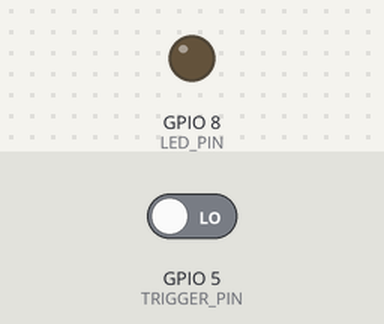
The sketch below on a simulated ESP32-C3. On the bench: output pins drawn as LEDs (lit = HIGH). Dashed ring = blinking. The inputs (shaded band) are chosen by the test bench; at power-on: GPIO 5 (TRIGGER_PIN) LOW.

Above: at 0.6 s.
At 1.2 s:
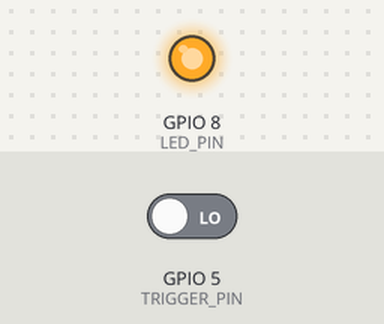
1.3 s: GPIO 5 (TRIGGER_PIN) driven HIGH
At 1.75 s:
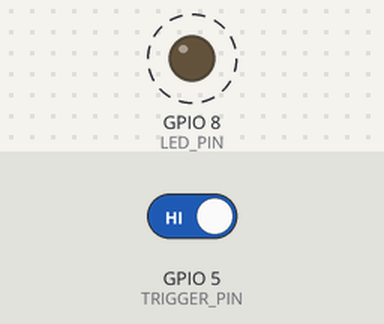
Timing chart, 0 to 10.3 s (numbered marks = the images above; inputs shaded):
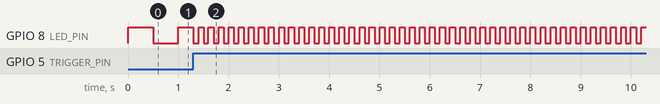

Measured:
- after the input at 1.3 s, GPIO 8 (LED_PIN): alternates HIGH for 0.10 s and LOW for 0.10 s, starting at once

The sketch:

esp32_sao_blinker.ino
```cpp
// ESP32 SAO "blinker": runs on its own ESP32 (C3/S3/plain), powered from the
// badge's SAO header, and listens for commands from the badge.
//
//  - I2C target (slave) at 0x42. Badge writes 1 byte = mode:
//        0 off, 1 on, 2 slow blink, 3 fast blink
//    Badge reads 1 byte = current mode.
//  - TRIGGER_PIN is wired to the SAO's GPIO1 pin. Each rising edge from the
//    badge advances the mode too (no I2C needed).
//
// Arduino IDE: install "esp32 by Espressif Systems" (core 3.x), pick your board,
// flash over the ESP32's own USB *while it is NOT plugged into the badge*.
//
// SAO header (badge side, 2x3, 2.54 mm):  3V3  GND  SDA  SCL  GPIO1  GPIO2

#include <Wire.h>

// ---- change these for your board ----
#define I2C_ADDR     0x42
#define SDA_PIN      6      // to SAO SDA  (badge GPIO17)
#define SCL_PIN      7      // to SAO SCL  (badge GPIO18)
#define TRIGGER_PIN  5      // to SAO GPIO1 (badge GPIO2 / 4 / 7 depending on header)
#define LED_PIN      8      // ESP32-C3 SuperMini onboard LED; or any LED + 330R
#define LED_ACTIVE_LOW true // SuperMini LED is active-low
// --------------------------------------

volatile uint8_t mode = 2;   // start in slow blink so you can see it's alive

void onReceive(int len) {
  while (Wire.available()) mode = Wire.read() % 4;
}

void onRequest() {
  Wire.write(mode);
}

void IRAM_ATTR onTrigger() {
  mode = (mode + 1) % 4;
}

void setLed(bool on) {
  digitalWrite(LED_PIN, (on ^ LED_ACTIVE_LOW) ? HIGH : LOW);
}

void setup() {
  pinMode(LED_PIN, OUTPUT);
  pinMode(TRIGGER_PIN, INPUT_PULLDOWN);
  attachInterrupt(digitalPinToInterrupt(TRIGGER_PIN), onTrigger, RISING);

  Wire.onReceive(onReceive);
  Wire.onRequest(onRequest);
  Wire.begin((uint8_t)I2C_ADDR, SDA_PIN, SCL_PIN, 100000);

  // No WiFi/BLE: keeps current draw low (~20-40 mA) so the badge's 3.3 V rail is happy.
}

void loop() {
  uint32_t t = millis();
  switch (mode) {
    case 0: setLed(false); break;
    case 1: setLed(true); break;
    case 2: setLed((t / 500) % 2); break;
    case 3: setLed((t / 100) % 2); break;
  }
  delay(5);
}
```
